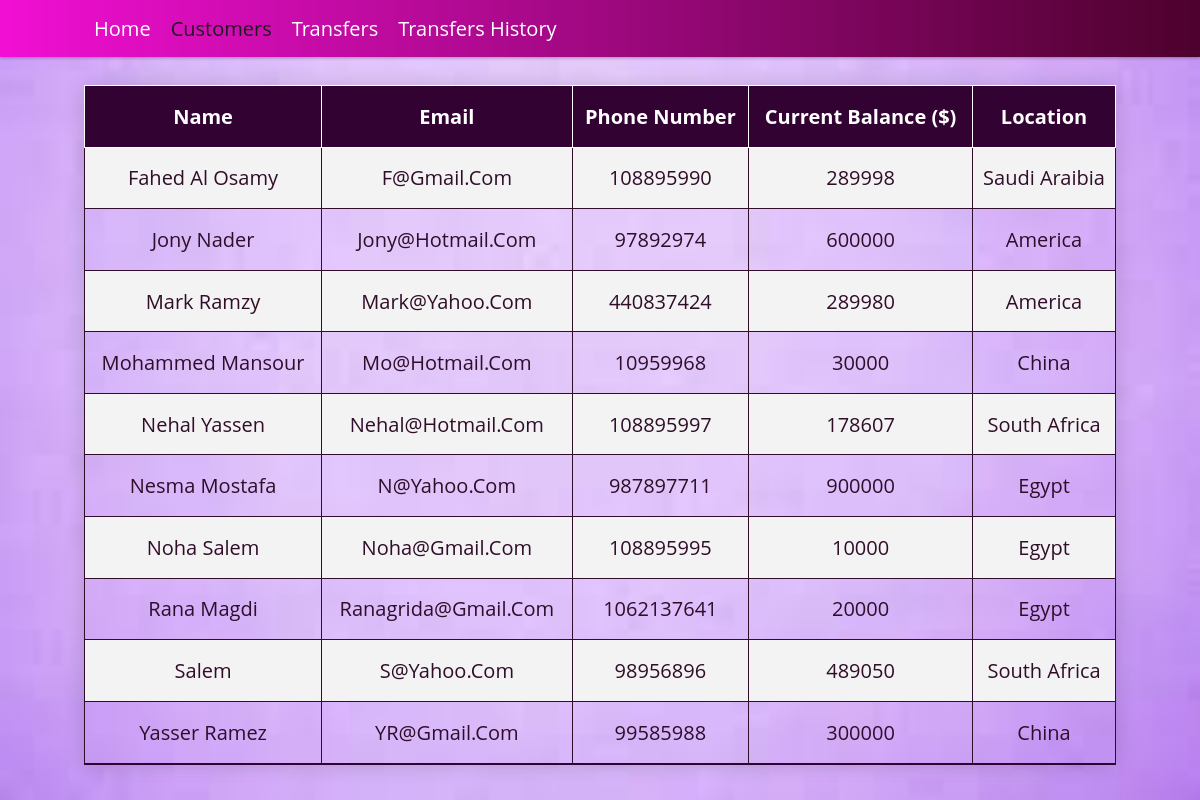
The page /customers_list.php on the database its author committed.
### tables this page shows
CREATE TABLE `customers` (
  `customer_ID` int(5) NOT NULL,
  `Name` char(20) NOT NULL,
  `Email` varchar(20) NOT NULL,
  `Phone_number` int(15) NOT NULL,
  `CURRENT_Balance` double NOT NULL,
  `Location` varchar(20) NOT NULL
);

### customers_list.php (the view, shortened to what this page needs)
<!DOCTYPE html>
<html lang="en">
<head>
</head>
<body>
<header>
    <nav class="navbar">
        <ul>
            <li><a  href="Home.php">home</a></li>
            <li><a class="active" href="customers_list.php">Customers</a></li>
            <li><a href="Transfers.php">Transfers</a></li>
            <li><a href="login.html">Transfers History</a></li>
        </ul>
    </nav>
</header>
<section class="customers" id="customers">
<table>
<tr>
<th>Name</th>
<th>Email</th>
<th>Phone Number  </th>
<th>Current Balance ($)   </th>
<th>Location</th>
</tr>
<?php
include 'db/server.php';
$sql = "SELECT * From customers order by Name";
$result = $conn->query($sql);
if ($result->num_rows > 0) {
while($row = $result->fetch_assoc()) {
    echo "<tr><td>" . $row['Name'] . "</td><td>" . $row['Email']
    . "</td><td> ".$row['Phone_number']. "</td><td> ".$row['CURRENT_Balance']
    . "</td><td> ".$row['Location']. "</td></tr> ";
}
echo "</table>";
} else { echo "0 results"; }
?>
</section>
</body>
</html>

### customers_list.php (style rules this page uses)
:root { --gradient:linear-gradient(90deg, #f10fd3, #4d012d); }
* { font-family: 'Open Sans', sans-serif; margin:0; padding:0; box-sizing: border-box; border:none; outline: none; text-decoration: none; text-transform: capitalize; transition: all .2s linear; }
html { font-size: 62.5%; overflow-x: hidden; }
section { min-height: 100vh; padding:1rem 7%; padding-top:6rem; }
header { width: 100%; display: flex; align-items: center; justify-content: space-between; position: fixed; top:0; left: 0; z-index: 1000; padding:1.5rem 7%; background:var(--gradient); box-shadow: 0 .1rem .3rem rgba(0,0,0,.3); }
header .navbar ul { display: flex; align-items: center; justify-content: center; list-style: none; }
header .navbar ul li { margin:0 1rem; }
header .navbar ul li a { font-size: 2rem; color:#fff; }
header .navbar ul li a.active, header .navbar ul li a:hover { color:rgb(29, 27, 27); }
body { display: flex; align-items: center; justify-content: center; flex-flow: column; position: relative; text-align: center; }
.customers { display: flex; align-items:left; justify-content: center; flex-wrap: wrap; width: 100%; background:url(images/images.jpg) no-repeat; background-size: cover; background-position: center; background-attachment: fixed; }
table { border-collapse: collapse; margin: 25px 0; font-size: 20px; color: #300e2a; width: 100%; font-family: sans-serif; border-collapse: collapse; box-shadow: 0 0 20px rgba(0, 0, 0, 0.15); }
th { background-color: #320233; color: #ffffff; text-align: center; }
td { padding: 130x 15px; }
tbody tr { border-bottom: 1px solid #dddddd; }
tbody tr:nth-of-type(even) { background-color: #f3f3f3; }
tbody tr:last-of-type { border-bottom: 2px solid #320233; }
table { border-collapse: collapse; }
table, th, td { border: 1px solid; }

### rows shown on the page
customers: Name "Fahed Al Osamy", Email "F@gmail.com", Phone_number "108895990", CURRENT_Balance "289998", Location "Saudi Araibia"
customers: Name "Jony Nader", Email "Jony@hotmail.com", Phone_number "97892974", CURRENT_Balance "600000", Location "America"
customers: Name "Mark Ramzy", Email "Mark@yahoo.com", Phone_number "440837424", CURRENT_Balance "289980", Location "America"
customers: Name "Mohammed Mansour", Email "Mo@hotmail.com", Phone_number "10959968", CURRENT_Balance "30000", Location "China"
customers: Name "Nehal Yassen", Email "Nehal@hotmail.com", Phone_number "108895997", CURRENT_Balance "178607", Location "South Africa"
customers: Name "Nesma Mostafa", Email "N@yahoo.com", Phone_number "987897711", CURRENT_Balance "900000", Location "Egypt"
customers: Name "Noha Salem", Email "Noha@gmail.com", Phone_number "108895995", CURRENT_Balance "10000", Location "Egypt"
customers: Name "Rana Magdi", Email "Ranagrida@gmail.com", Phone_number "1062137641", CURRENT_Balance "20000", Location "Egypt"
customers: Name "Salem", Email "S@yahoo.com", Phone_number "98956896", CURRENT_Balance "489050", Location "South Africa"
customers: Name "Yasser Ramez", Email "YR@gmail.com", Phone_number "99585988", CURRENT_Balance "300000", Location "China"
